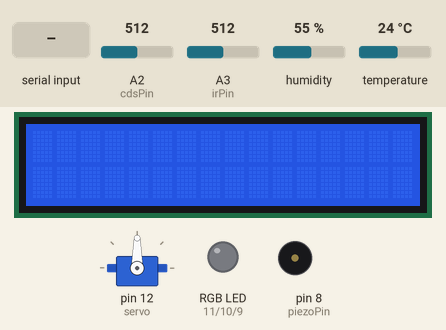
The sketch below on a simulated Arduino Uno, built with avr-gcc and run on an emulated ATmega328P. Shown: 16×2 character LCD, servo, an RGB LED mixed from three pins (HIGH = lit), buzzer (waves = sounding). The inputs (shaded band) are chosen by the test bench; at power-on: A3 (irPin) = 512, A2 (cdsPin) = 512, humidity 55 %, temperature 24 °C. What the sketch prints to the serial monitor is not drawn.

Above: at 1.2 s.
1.3 s: A3 (irPin) set to 111
9.1 s: A3 (irPin) set to 88
18.0 s: A3 (irPin) set to 888
At 19.78 s:
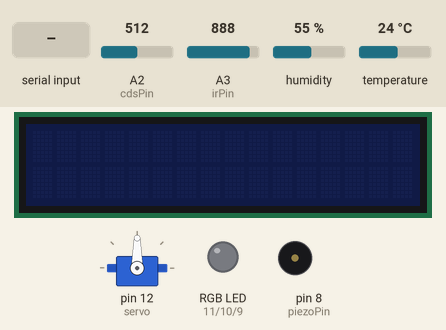
25.1 s: A3 (irPin) set to 909
At 32.0 s:
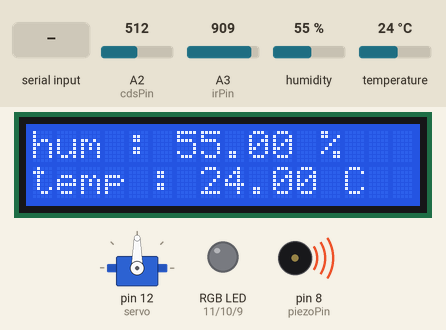
33.7 s: A2 (cdsPin) set to 290
At 36.9 s:
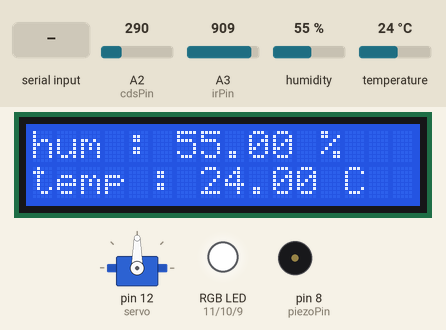
38.6 s: "1" received over the second serial link
At 41.1 s:
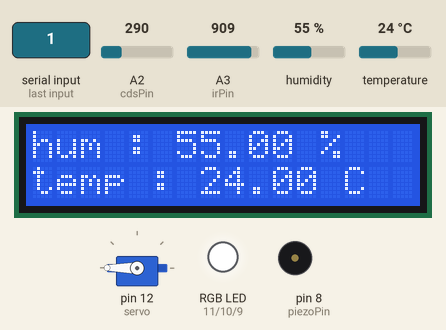
Timing chart, 0 to 44.5 s (numbered marks = the images above; inputs shaded):
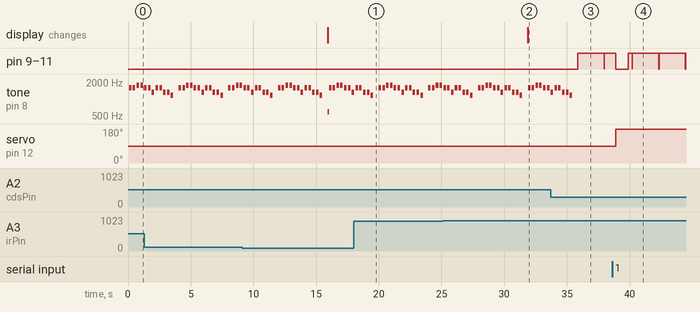

The sketch:

smartHome.ino
```cpp
//대림대학교 컴퓨터 정보학부
//Daelim University College dept.Computer Information

//블루투스 정보
//'1' 차고 모터 제어

#include <SoftwareSerial.h>
#include <Wire.h>
#include "DHT.h"
#include <LiquidCrystal_I2C.h>  // Library for LCD
#include "pitches.h"
#include <Servo.h>
LiquidCrystal_I2C TV(0x27, 16, 2);  // I2C LCD -> TV
#define DHTPIN 2 //DHT seonsor pin
#define DHTTYPE DHT11
DHT dht(DHTPIN, DHTTYPE);

Servo servo;

void bedTone();


//기본적인 센서 핀
int piezoPin = 8; // Piezo buzzer
int irPin = A3;  // IR sensor
int cdsPin = A2; //cds sensor
int swsv = 7; //Switch for Servomoter
int angle = 0; //servo moter angle

//cds 센서로 작동되는 RGB LED
int led_blue = 9;
int led_green = 10;
int led_red = 11;

//피에조 부저 음계
int C = 1047; // 도
int D = 1175; // 레
int E = 1319; // 미
int F = 1397; // 파
int G = 1568; // 솔
int A = 1760; // 라
int B = 1976; // 시
int notes[25] = { G, G, A, A, G, G, E, G, G, E, E, D, G, G, A, A, G, G, E, G, E, D, E, C };
//학교종이 땡땡땡 멜로디

int tempo = 200;

boolean lightOnOff = 0; // 0 = Off, 1 = on
boolean flag = 1;
boolean flag2 = 1;
int numTones = 5;
//int notes[] = {NOTE_C4, NOTE_G3, NOTE_G3, NOTE_A3, 0, NOTE_B3, NOTE_C4};
//int noteDurations[] = {4, 8, 8, 4, 4, 4, 4, 4};
// 가까울 시 울릴 경보의 멜로디 작성

SoftwareSerial BTSerial(4,5);

void setup()
{
  // 시리얼 통신을 위해 통신속도(Baudrate)를 9600으로 설정
  Serial.begin(9600);
  BTSerial.begin(9600); // 블루투스 통신을 위해 통신속도를 9600으로 설정

  pinMode(piezoPin, OUTPUT); // 피에조 핀을 출력핀으로 설정
  dht.begin();
  TV.begin(); // I2C LCD의 기본 설정

  TV.backlight();  // I2C LCD의 백라이트를 켜줌
  TV.setCursor(0, 0); // I2C LCD의 커서위치를 0, 0으로 설정(첫번째 줄, 첫번째 칸)
  servo.attach(12);

  pinMode(swsv, INPUT_PULLUP);
  pinMode(led_red, OUTPUT);
  pinMode(led_green, OUTPUT);
  pinMode(led_blue, OUTPUT);
}

void loop()
{

 // data 선언 , 블루투스로 들어오는 통신을 읽어 저장

  digitalWrite(led_red, LOW);
  digitalWrite(led_green, LOW);
  digitalWrite(led_blue, LOW);

  //TV.clear();
  int cdsValue = analogRead(cdsPin);
  Serial.print("조도 값 : "); //cds Value index
  Serial.println(cdsValue);
  int IRval = analogRead(irPin);
  float humidity = dht.readHumidity(); //humidity - 습도 측정 val
  float temperature = dht.readTemperature(); //temperature - 온도 측정 val
  if(isnan(humidity) || isnan(temperature) ) {
    Serial.println("Failed to read from DHT sensor!");
    return;
  }

  Serial.print((int)temperature);
  Serial.print("*C, ");
  Serial.print((int)humidity);
  Serial.println(" %");

    if(BTSerial.available()){
    byte data = BTSerial.read();
  if(data == '1' && flag2 == 1)
  {
    flag2 = 0;
    data = '0';
    servo.write(180);
    delay(1000);
  }
  else if(data == '1'&& flag2 == 0)
  {
    flag2 = 1;
    data = '0';
    servo.write(0);
    delay(1000);
  }
}
  if(cdsValue > 300) {
    bedTone();
    lightOnOff = 0;

    digitalWrite(led_red,LOW);
    digitalWrite(led_green,LOW);
    digitalWrite(led_blue,LOW);
    delay(300);
    }


    else if(cdsValue < 300){
    lightOnOff = 1;

    digitalWrite(led_red,HIGH);
    digitalWrite(led_blue,HIGH);
    digitalWrite(led_green,HIGH);
    delay(300);
    }


  if (IRval < 100 && flag == 1) {          //TV가 켜져있고, 거리가 가깝다면 TV OFF
    flag = 0;
    TV.clear();
    TV.noBacklight();
    tone(piezoPin, 600, 1000);
    delay(100);
  }
  else if (IRval > 900 && flag == 0) {    //TV가 꺼져있고, 거리가 멀다면 TV ON
    noTone(piezoPin);
    flag = 1;
    TV.backlight();
    TV.print("hum : ");
    TV.print(humidity);
    TV.print(" %");
    TV.setCursor(0,1);
    TV.print("temp : ");
    TV.print(temperature);
    TV.print(" C");
  }
  }


void bedTone() {
  for(int i = 0; i < 12; i++) {
    tone(piezoPin, notes[i], tempo);
    delay(300);
    delay(3);
  }
}
```

pitches.h
```cpp
/*************************************************
 * Public Constants
 *************************************************/

#define NOTE_B0  31
#define NOTE_C1  33
#define NOTE_CS1 35
#define NOTE_D1  37
#define NOTE_DS1 39
#define NOTE_E1  41
#define NOTE_F1  44
#define NOTE_FS1 46
#define NOTE_G1  49
#define NOTE_GS1 52
#define NOTE_A1  55
#define NOTE_AS1 58
#define NOTE_B1  62
#define NOTE_C2  65
#define NOTE_CS2 69
#define NOTE_D2  73
#define NOTE_DS2 78
#define NOTE_E2  82
#define NOTE_F2  87
#define NOTE_FS2 93
#define NOTE_G2  98
#define NOTE_GS2 104
#define NOTE_A2  110
#define NOTE_AS2 117
#define NOTE_B2  123
#define NOTE_C3  131
#define NOTE_CS3 139
#define NOTE_D3  147
#define NOTE_DS3 156
#define NOTE_E3  165
#define NOTE_F3  175
#define NOTE_FS3 185
#define NOTE_G3  196
#define NOTE_GS3 208
#define NOTE_A3  220
#define NOTE_AS3 233
#define NOTE_B3  247
#define NOTE_C4  262
#define NOTE_CS4 277
#define NOTE_D4  294
#define NOTE_DS4 311
#define NOTE_E4  330
#define NOTE_F4  349
#define NOTE_FS4 370
#define NOTE_G4  392
#define NOTE_GS4 415
#define NOTE_A4  440
#define NOTE_AS4 466
#define NOTE_B4  494
#define NOTE_C5  523
#define NOTE_CS5 554
#define NOTE_D5  587
#define NOTE_DS5 622
#define NOTE_E5  659
#define NOTE_F5  698
#define NOTE_FS5 740
#define NOTE_G5  784
#define NOTE_GS5 831
#define NOTE_A5  880
#define NOTE_AS5 932
#define NOTE_B5  988
#define NOTE_C6  1047
#define NOTE_CS6 1109
#define NOTE_D6  1175
#define NOTE_DS6 1245
#define NOTE_E6  1319
#define NOTE_F6  1397
#define NOTE_FS6 1480
#define NOTE_G6  1568
#define NOTE_GS6 1661
#define NOTE_A6  1760
#define NOTE_AS6 1865
#define NOTE_B6  1976
#define NOTE_C7  2093
#define NOTE_CS7 2217
#define NOTE_D7  2349
#define NOTE_DS7 2489
#define NOTE_E7  2637
#define NOTE_F7  2794
#define NOTE_FS7 2960
#define NOTE_G7  3136
#define NOTE_GS7 3322
#define NOTE_A7  3520
#define NOTE_AS7 3729
#define NOTE_B7  3951
#define NOTE_C8  4186
#define NOTE_CS8 4435
#define NOTE_D8  4699
#define NOTE_DS8 4978
```

Measured:
- the behaviour switches between 900 and 901 on A3 (irPin) (found by bisection; images 1 and 2)
- after the input at 25.1 s, the display: changes after 6.8 s (image 2)
- after the input at 33.7 s, pin 9 (led_blue), pin 10 (led_green), pin 11 (led_red): LOW → HIGH after 2.2 s, → LOW 2.1 s later, → HIGH 0.02 s later; tone on pin 8 (piezoPin): goes on until 35.4 s, then stays silent
- after the input at 38.6 s, servo on pin 12 (servo): 90° → 180° after 0.30 s
- by itself, tone on pin 8 (piezoPin): plays 1568 Hz for 0.20 s, 1568 Hz for 0.20 s, 1319 Hz for 0.20 s, 1568 Hz for 0.20 s, 1568 Hz for 0.20 s, 1319 Hz for 0.20 s … (28 notes in this stretch)
